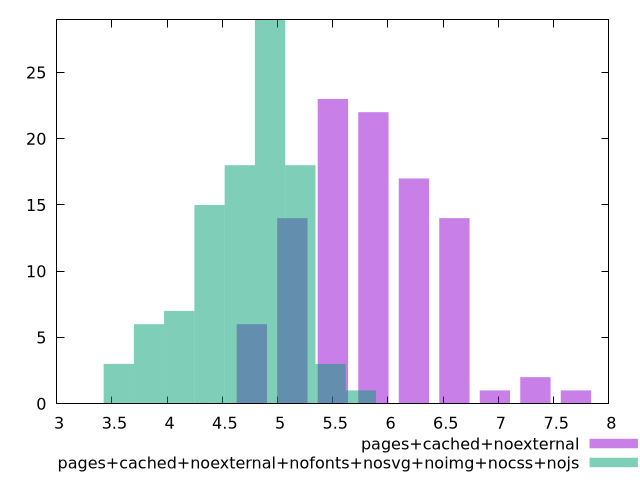

Write the gnuplot code that produced this figure.
$_pagesCachedNoexternal <<EOF
7.334892686288697 2
5.134424880402087 14
5.867914149030957 22
5.501169514716523 23
6.601403417659827 14
6.234658783345392 17
4.767680246087653 6
6.968148051974262 1
7.701637320603131 1
EOF
$_pagesCachedNoexternalNofontsNosvgNoimgNocssNojs <<EOF
5.206573933673809 18
4.110453105531954 7
4.658513519602883 18
3.5623926914610275 3
4.932543726638346 29
3.836422898496491 6
5.754634347744737 1
4.3844833125674185 15
5.480604140709273 3
EOF
set key outside below
set terminal pngcairo
set output "report_00006_2020-11-02T20-21-41.718Z/network-server-latency/network-server-latency_pages+cached+noexternal_pages+cached+noexternal+nofonts+nosvg+noimg+nocss+nojs+hist.png"
set boxwidth 0.27403020703546366
set style fill transparent solid 0.5 noborder
set yrange [0:29]
plot $_pagesCachedNoexternal title "pages+cached+noexternal" with boxes ,$_pagesCachedNoexternalNofontsNosvgNoimgNocssNojs title "pages+cached+noexternal+nofonts+nosvg+noimg+nocss+nojs" with boxes ,
